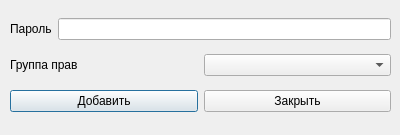
<?xml version="1.0" encoding="UTF-8"?>
<ui version="4.0">
 <class>AddUserDialog</class>
 <widget class="QDialog" name="AddUserDialog">
  <property name="geometry">
   <rect>
    <x>0</x>
    <y>0</y>
    <width>400</width>
    <height>135</height>
   </rect>
  </property>
  <property name="windowTitle">
   <string>Dialog</string>
  </property>
  <widget class="QWidget" name="verticalLayoutWidget">
   <property name="geometry">
    <rect>
     <x>10</x>
     <y>10</y>
     <width>381</width>
     <height>111</height>
    </rect>
   </property>
   <layout class="QVBoxLayout" name="verticalLayout">
    <item>
     <layout class="QHBoxLayout" name="horizontalLayout_4">
      <item>
       <widget class="QLabel" name="label_6">
        <property name="text">
         <string>Пароль</string>
        </property>
       </widget>
      </item>
      <item>
       <widget class="QLineEdit" name="inputPassword"/>
      </item>
     </layout>
    </item>
    <item>
     <layout class="QHBoxLayout" name="horizontalLayout_5">
      <item>
       <widget class="QLabel" name="label_2">
        <property name="text">
         <string>Группа прав</string>
        </property>
       </widget>
      </item>
      <item>
       <widget class="QComboBox" name="comboGroupName"/>
      </item>
     </layout>
    </item>
    <item>
     <layout class="QHBoxLayout" name="horizontalLayout_9">
      <item>
       <widget class="QPushButton" name="buttonAddUser">
        <property name="text">
         <string>Добавить</string>
        </property>
       </widget>
      </item>
      <item>
       <widget class="QPushButton" name="buttonCloseDialog">
        <property name="text">
         <string>Закрыть</string>
        </property>
       </widget>
      </item>
     </layout>
    </item>
   </layout>
  </widget>
 </widget>
 <resources/>
 <connections>
  <connection>
   <sender>buttonCloseDialog</sender>
   <signal>clicked()</signal>
   <receiver>AddUserDialog</receiver>
   <slot>close()</slot>
   <hints>
    <hint type="sourcelabel">
     <x>296</x>
     <y>103</y>
    </hint>
    <hint type="destinationlabel">
     <x>199</x>
     <y>67</y>
    </hint>
   </hints>
  </connection>
 </connections>
</ui>
